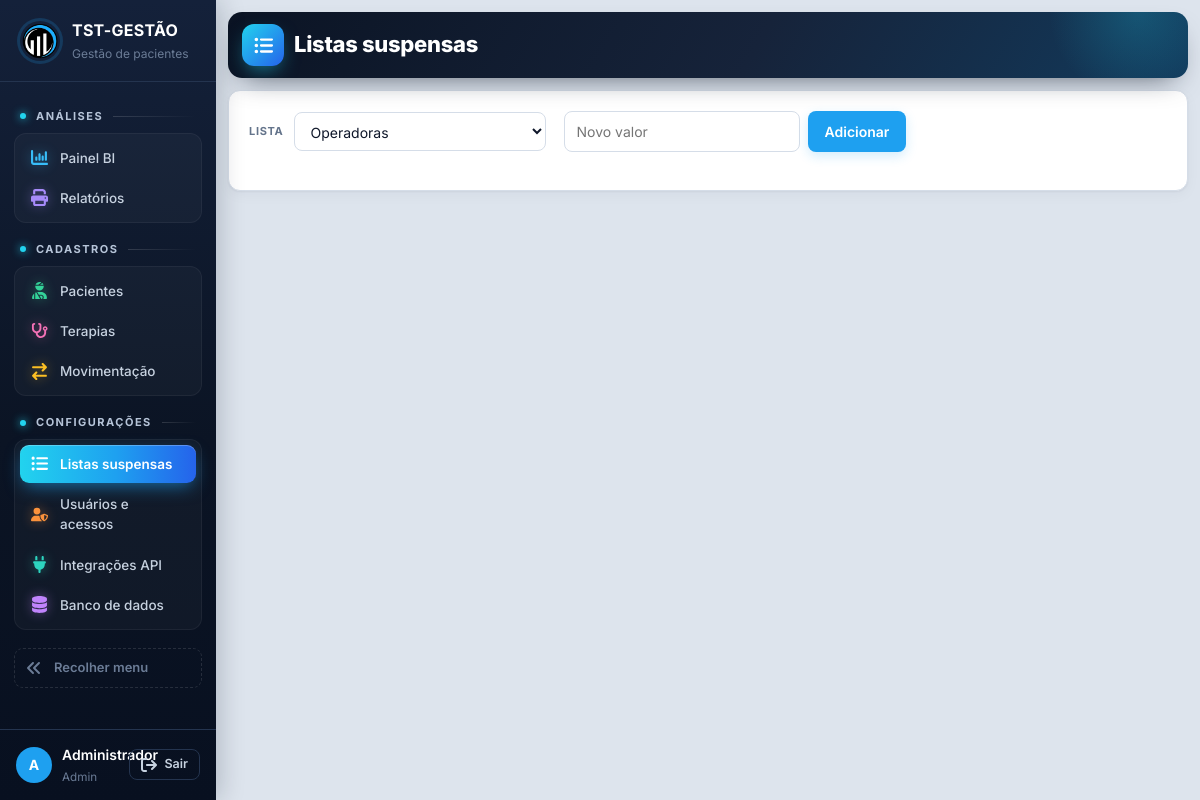
Screenshot of /listas (signed in) with the database file from the repository.
### tables this page shows
CREATE TABLE usuarios (
    id INTEGER PRIMARY KEY AUTOINCREMENT,
    usuario TEXT NOT NULL UNIQUE COLLATE NOCASE,
    nome TEXT NOT NULL,
    senha_hash TEXT NOT NULL,
    nivel TEXT NOT NULL DEFAULT 'consulta',
    ativo INTEGER NOT NULL DEFAULT 1,
    trocar_senha INTEGER NOT NULL DEFAULT 0
);

### tst_gestao/app.py (the view)
    @app.route("/listas")
    @exige("gestor")
    def listas():
        return render_template("listas.html", ativa="listas", listas=LISTAS)

### tst_gestao/banco.py (called while the page is built, shortened)
def cfg_padrao() -> dict:
    return {"motor": "sqlite"}

def ler_config() -> dict:
    env = os.environ.get("TST_DB_MOTOR")
    if env == "sqlite":
        return cfg_padrao()
    try:
        mtime = CONFIG_PATH.stat().st_mtime_ns
    except OSError:
        return cfg_padrao()

def abrir(cfg: dict | None = None, *, banco_mestre: bool = False) -> Conexao:
    cfg = cfg or ler_config()
    motor = cfg.get("motor", "sqlite")
    if motor == "sqlite":
        arquivo = Path(cfg.get("arquivo") or DB_PATH)
        arquivo.parent.mkdir(parents=True, exist_ok=True)
        raw = sqlite3.connect(arquivo, timeout=15)
        raw.row_factory = sqlite3.Row
        raw.execute("PRAGMA foreign_keys = ON")
        return Conexao(raw, "sqlite")

def conectar() -> Conexao:
    return abrir(ler_config())

    def execute(self, sql: str, params=()):
        if self.motor == "sqlite":
            return self.raw.execute(sql, params)
        return Cursor(self).executar(sql, params)

    def commit(self):
        self.raw.commit()

    def close(self):
        try:
            self.raw.close()
        except Exception:
            pass

    def __enter__(self):
        return self

    def __exit__(self, tipo, valor, tb):
        try:
            self.rollback() if tipo else self.commit()
        finally:
            self.close()
        return False

### tst_gestao/db.py (called while the page is built)
def connect() -> Conexao:
    return conectar()

### tst_gestao/templates/listas.html (shortened to what this page needs)
{% extends "base.html" %}
{% block cabecalho %}Listas suspensas{% endblock %}
{% block conteudo %}
<div class="card">
  <div class="row"><label class="inline">Lista<select id="lista">{% for k, v in listas.items() %}<option value="{{ k }}">{{ v }}</option>{% endfor %}</select></label>
  <form id="f-add" class="inline-form"><input id="novo" placeholder="Novo valor" required><button class="btn primary" type="submit">Adicionar</button></form></div>
</div>
{% endblock %}

### tst_gestao/templates/base.html (shortened to what this page needs)
<!doctype html>
<html lang="pt-BR">
<head>
<link rel="stylesheet" href="{{ url_for('static', filename='app.css') }}">
</head>
<body>
{% set COR_IC = {'bi': '#38bdf8', 'relatorios': '#a78bfa', 'pacientes': '#34d399', 'terapias': '#f472b6', 'movimentacao': '#fbbf24', 'listas': '#60a5fa', 'usuarios': '#fb923c', 'integracoes': '#2dd4bf', 'banco': '#c084fc'} %}
{% macro item(rota, chave, icone, texto) %}<a href="{{ rota }}" class="{{ 'on' if ativa == chave }}" data-tip="{{ texto }}" style="--ic:{{ COR_IC.get(icone, '#94a3b8') }}"><svg class="ic"><use href="#i-{{ icone }}"/></svg><span class="tx">{{ texto }}</span></a>{% endmacro %}
{% set grupo = {'dashboard': 'Análises', 'relatorios': 'Análises', 'pacientes': 'Cadastros', 'terapias': 'Cadastros', 'movimentacao': 'Cadastros',
  'listas': 'Configurações', 'usuarios': 'Configurações', 'integracoes': 'Configurações', 'banco': 'Configurações', 'perfil': 'Minha conta'} %}
<aside class="sidebar">
  <div class="brand"><img src="{{ url_for('static', filename='logo.png') }}" alt="TST"><div class="tx"><strong>TST-GESTÃO</strong><small>Gestão de pacientes</small></div></div>
  <nav>
    <span class="nav-sec">Análises</span>
    <div class="nav-grupo">
    {{ item(url_for('index'), 'dashboard', 'bi', 'Painel BI') }}
    {{ item(url_for('relatorios'), 'relatorios', 'relatorios', 'Relatórios') }}
    </div>
    <span class="nav-sec">Cadastros</span>
    <div class="nav-grupo">
    {{ item(url_for('cadastro', ent='pacientes'), 'pacientes', 'pacientes', 'Pacientes') }}
    {{ item(url_for('cadastro', ent='terapias'), 'terapias', 'terapias', 'Terapias') }}
    {{ item(url_for('cadastro', ent='movimentacao'), 'movimentacao', 'movimentacao', 'Movimentação') }}
    </div>
    {% if nivel >= 3 %}<span class="nav-sec">Configurações</span>
    <div class="nav-grupo">
    {{ item(url_for('listas'), 'listas', 'listas', 'Listas suspensas') }}
    {% if nivel >= 4 %}{{ item(url_for('usuarios'), 'usuarios', 'usuarios', 'Usuários e acessos') }}
    {{ item(url_for('integracoes'), 'integracoes', 'integracoes', 'Integrações API') }}
    {{ item(url_for('pagina_banco'), 'banco', 'banco', 'Banco de dados') }}{% endif %}
    </div>{% endif %}
    <button type="button" class="recolher" id="btn-recolher" data-tip="Expandir menu"><svg class="ic"><use href="#i-recolher"/></svg><span class="tx">Recolher menu</span></button>
  </nav>
  <div class="userbox">
    <a href="{{ url_for('perfil') }}" class="{{ 'on' if ativa == 'perfil' }}" title="Meu perfil"><span class="avatar">{{ usuario['nome'][:1]|upper }}</span><span class="tx"><b>{{ usuario['nome'] }}</b><small>{{ usuario['nivel']|capitalize }}</small></span></a>
    <form method="post" action="{{ url_for('logout') }}"><input type="hidden" name="csrf_token" value="{{ csrf_token }}"><button class="btn ghost sm" type="submit" title="Sair do sistema"><svg class="ic"><use href="#i-sair"/></svg><span class="tx">Sair</span></button></form>
  </div>
</aside>
<main class="content">
  {% set ic_pag = {'dashboard': 'bi', 'perfil': 'perfil'}.get(ativa, ativa) %}
  {% block topo %}<header class="bi-topo topo-pag"><div class="bt-tit"><i class="bt-ic"><svg class="ic"><use href="#i-{{ ic_pag or 'bi' }}"/></svg></i><h1>{% block cabecalho %}{% endblock %}</h1></div></header>{% endblock %}
  {% block conteudo %}{% endblock %}
</main>
</body>
</html>

### rows the page displays
usuarios: nome "A", nome "Administrador", nivel "Admin"

### other values shown
{{ texto }} "Painel BI Relatórios Pacientes Terapias Movimentação Listas suspensas Usuários e acessos Integrações API Banco de dados"
form field value "Operadoras"
